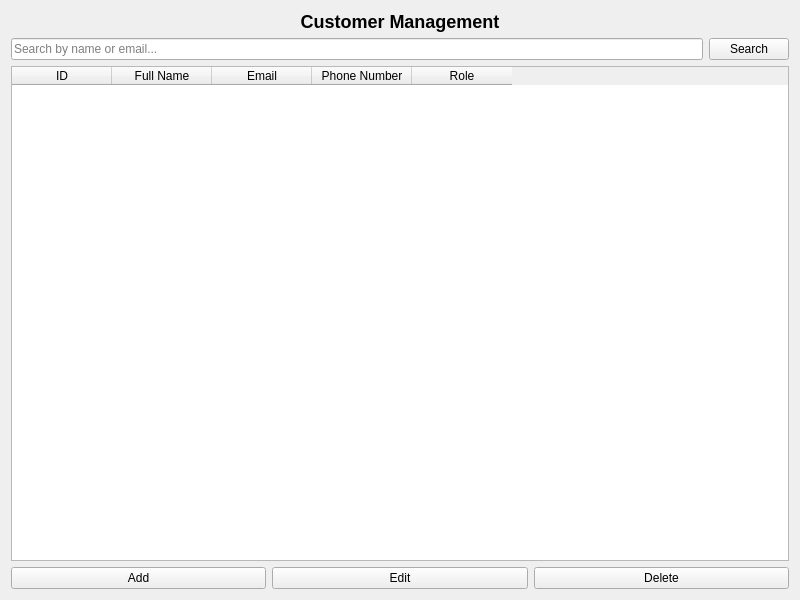
<?xml version="1.0" encoding="UTF-8"?>
<ui version="4.0">
 <class>CustomersModule</class>
 <widget class="QWidget" name="CustomersModule">
  <property name="geometry">
   <rect>
    <x>0</x>
    <y>0</y>
    <width>800</width>
    <height>600</height>
   </rect>
  </property>
  <property name="windowTitle">
   <string>Customers</string>
  </property>
  <layout class="QVBoxLayout" name="verticalLayout">
   <item>
    <widget class="QLabel" name="titleLabel">
     <property name="text">
      <string>Customer Management</string>
     </property>
     <property name="alignment">
      <set>Qt::AlignCenter</set>
     </property>
     <property name="styleSheet">
      <string notr="true">font-weight: bold; font-size: 18px;</string>
     </property>
    </widget>
   </item>
   <item>
    <layout class="QHBoxLayout" name="searchLayout">
     <item>
      <widget class="QLineEdit" name="searchLineEdit">
       <property name="placeholderText">
        <string>Search by name or email...</string>
       </property>
      </widget>
     </item>
     <item>
      <widget class="QPushButton" name="searchButton">
       <property name="text">
        <string>Search</string>
       </property>
      </widget>
     </item>
    </layout>
   </item>
   <item>
    <widget class="QTableWidget" name="customersTable">
     <column>
      <property name="text">
       <string>ID</string>
      </property>
     </column>
     <column>
      <property name="text">
       <string>Full Name</string>
      </property>
     </column>
     <column>
      <property name="text">
       <string>Email</string>
      </property>
     </column>
     <column>
      <property name="text">
       <string>Phone Number</string>
      </property>
     </column>
     <column>
      <property name="text">
       <string>Role</string>
      </property>
     </column>
    </widget>
   </item>
   <item>
    <layout class="QHBoxLayout" name="buttonLayout">
     <item>
      <widget class="QPushButton" name="addButton">
       <property name="text">
        <string>Add</string>
       </property>
      </widget>
     </item>
     <item>
      <widget class="QPushButton" name="editButton">
       <property name="text">
        <string>Edit</string>
       </property>
      </widget>
     </item>
     <item>
      <widget class="QPushButton" name="deleteButton">
       <property name="text">
        <string>Delete</string>
       </property>
      </widget>
     </item>
    </layout>
   </item>
  </layout>
 </widget>
 <resources/>
 <connections/>
</ui>
